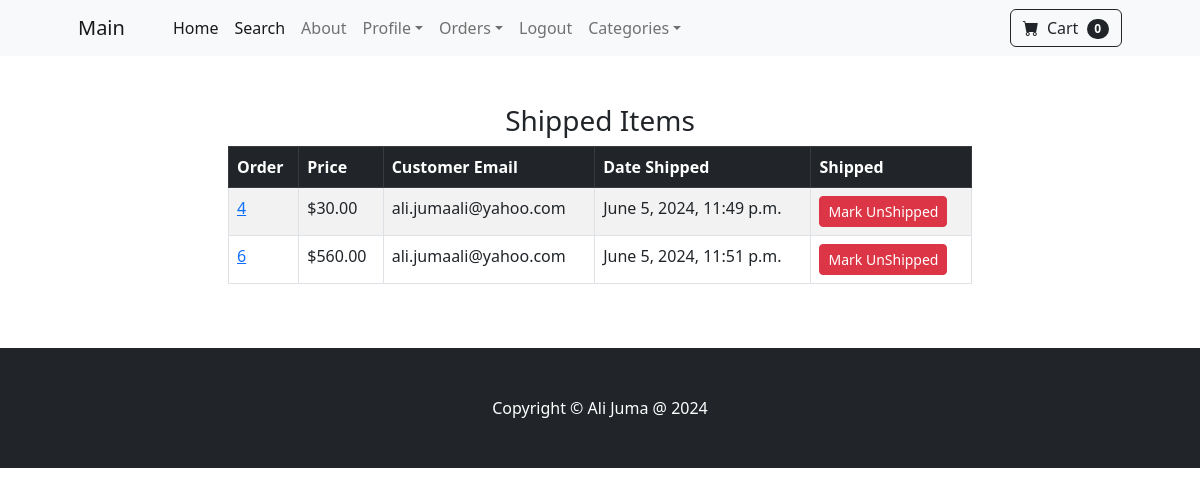
The page /payment/shipped_dash (signed in) on the database its author committed.
### payment/models.py (models this page shows, shortened)
class Order(models.Model):
	user = models.ForeignKey(User, on_delete=models.CASCADE, null=True, blank=True)
	full_name = models.CharField(max_length=250)
	email = models.EmailField(max_length=250)
	shipping_address = models.TextField(max_length=15000)
	amount_paid = models.DecimalField(max_digits=7, decimal_places=2)
	date_ordered = models.DateTimeField(auto_now_add=True)
	shipped = models.BooleanField(default=False)
	date_shipped = models.DateTimeField(blank=True, null=True)

### payment/views.py (the view, shortened to what this page needs)
# urls.py: path('shipped_dash', views.shipped_dash, name="shipped_dash"),
def shipped_dash(request):
	if request.user.is_authenticated and request.user.is_superuser:
		orders = Order.objects.filter(shipped=True)
		return render(request, "payment/shipped_dash.html", {"orders":orders})
	else:
		messages.success(request, "Access Denied")
		return redirect('home')

### cart/cart.py (called while the page is built)
	def __len__(self):
		return len(self.cart)

### cart/context_processors.py (called while the page is built)
def cart(request):
	return {'cart': Cart(request)}

### payment/templates/payment/shipped_dash.html (shortened to what this page needs)
{% extends 'base.html' %}
{% block content %}
        <div class="container">
        	<div class="row">
        		<center>
        			<div class="col-8">
        				<br/><br/>
<h3>Shipped Items</h3>
<table class="table table-striped table-hover table-bordered">
  <thead class="table-dark">
    <tr>
      <th scope="col">Order</th>
      <th scope="col">Price</th>
      <th scope="col">Customer Email</th>
      <th scope="col">Date Shipped</th>
      <th scope="col">Shipped</th>
    </tr>
  </thead>
  <tbody>
    {% for item in orders %}
    <tr>
      <td><a href="{% url 'orders' item.id %}">{{ item.id }}</a></td>
      <td>${{ item.amount_paid }}</td>
      <td>{{ item.email }}</td>
      <td>{{ item.date_shipped }}</td>
       <td>
        <form method="POST">
          <button type="Submit" class="btn btn-danger btn-sm">Mark UnShipped</button>
        </form>
      </td>
    </tr>
    {% endfor %}
  </tbody>
</table>
<br/><br/>
        			</div>
        		</center>
        	</div>
        </div>
{% endblock %}

### rows shown on the page
Order: id "4", amount_paid "30.00", email "ali.jumaali@yahoo.com", date_shipped "June 5, 2024, 11:49 p.m."
Order: id "6", amount_paid "560.00", email "ali.jumaali@yahoo.com", date_shipped "June 5, 2024, 11:51 p.m."

### other values the page prints
{{ cart|length }} "0"
